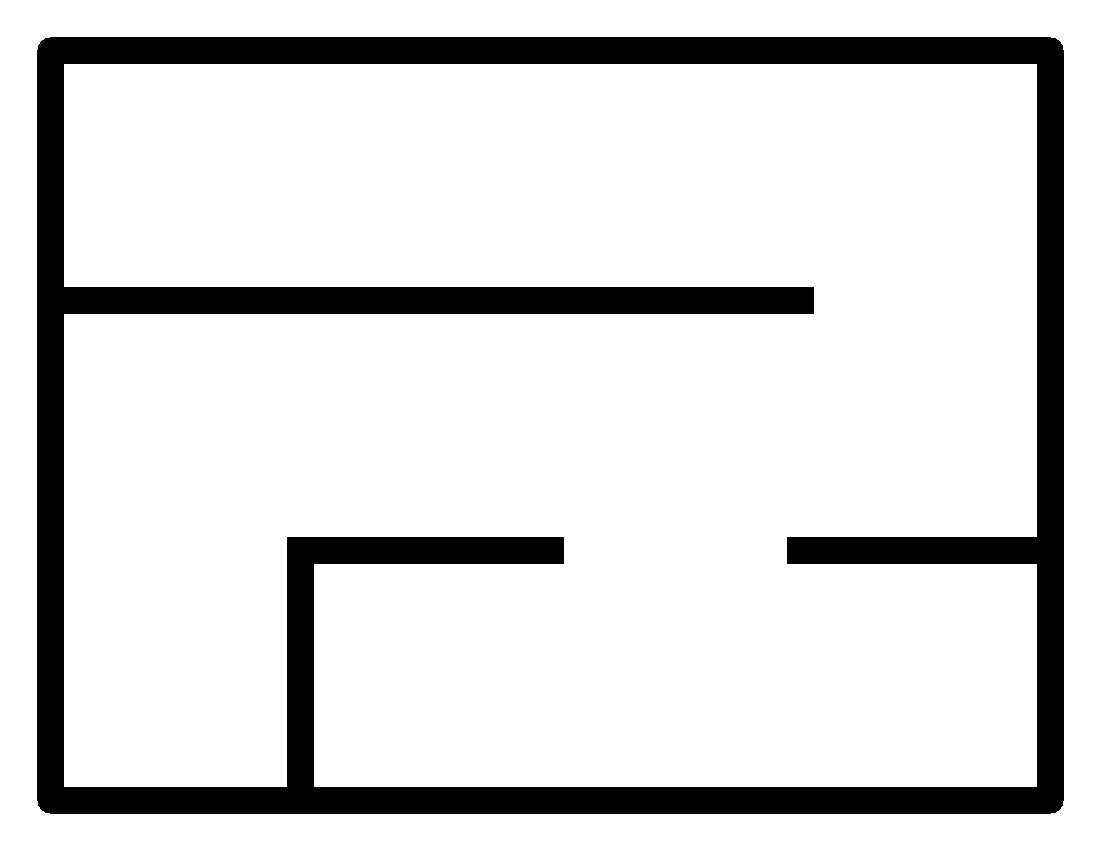
#> input picture src/MazeSolverCamera/maze.png, 1100 x 850 px
$ python -i capMaze.py   (imports and definitions only)
#> lines starting #> are read from the running program, lines starting #| are printed output that depends on the picture; after the words box and inside, x2 and y2 are one past the last pixel; in counts of white or black regions, pixels touching at a corner belong together
#> further down, picture is the input picture: shape (850, 1100, 3); 85.6% white; 1 black region, box (x1, y1, x2, y2) and area: (37, 37, 1064, 814) 134800
import cv2
import sys, os
import imutils.perspective
import skimage.filters
import numpy as np

DEBUG = False

def getMazeData(img, full=True):
#> called with full = True
    if DEBUG:
        cv2.imshow("src image", cv2.resize(img, (480, 270)))

    grey = cv2.cvtColor(img, cv2.COLOR_BGR2GRAY)
    grey = cv2.GaussianBlur(grey, (5, 5), 0)

    if DEBUG:
        cv2.imshow("grey blurred", cv2.resize(grey, (480, 270)))

    edges = cv2.Canny(grey, 45, 220)
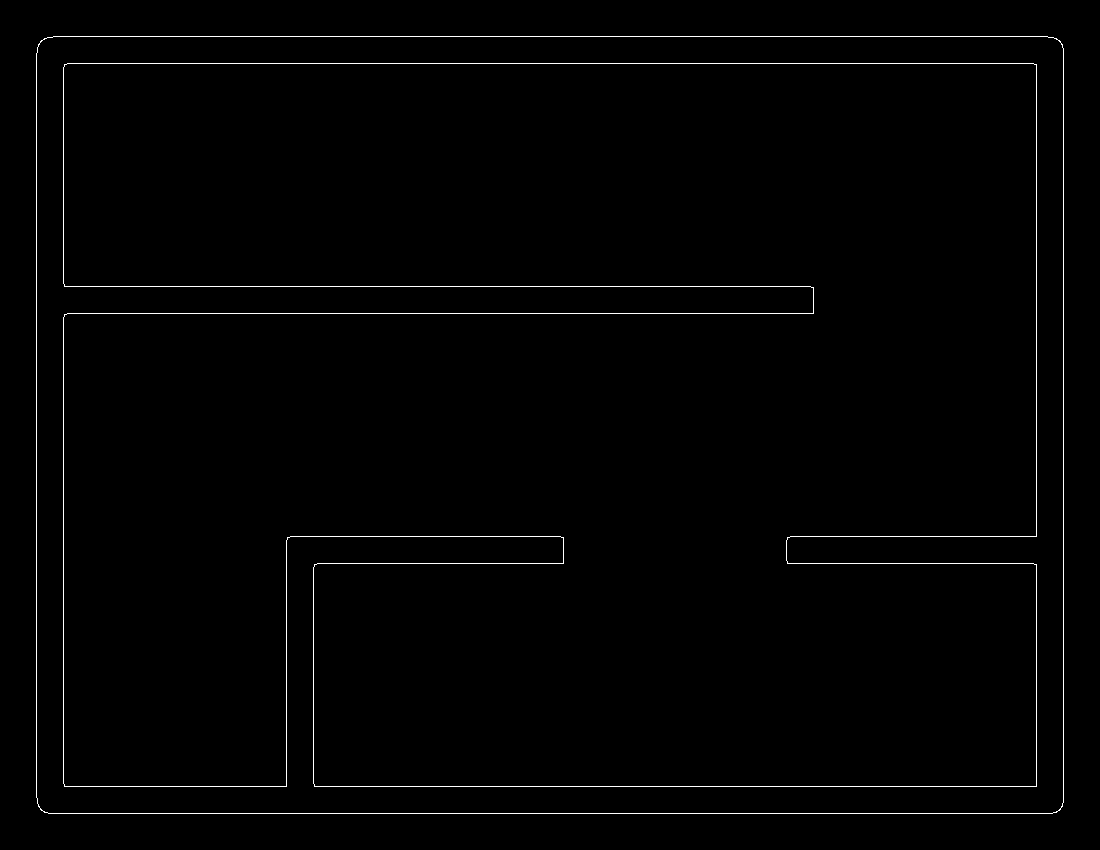
#> edges: shape (850, 1100); 1.1% white in thin lines or dots, all inside (x1, y1, x2, y2) = (36, 36, 1064, 814)

    if DEBUG:
        cv2.imshow("edges", cv2.resize(edges, (480, 270)))

    contours = cv2.findContours(edges.copy(), cv2.RETR_LIST, cv2.CHAIN_APPROX_SIMPLE)[1]
#> contours = 4 contours; box (x1, y1, x2, y2) and area: (36, 36, 1064, 814) 797774, (36, 36, 1064, 814) 797760, (63, 63, 1037, 787) 662972, (63, 63, 1037, 787) 662962
    contours = sorted(contours, key = cv2.contourArea, reverse=True)[:5] # find 5 largest contours

    if DEBUG:
        contourImg = img.copy()
        cv2.drawContours(contourImg, contours, -1, (0, 255, 0), 2)
        cv2.imshow("contours", cv2.resize(contourImg, (480, 270)))

    finalContour = None

    for contour in contours:
        rect = cv2.approxPolyDP(contour, 0.005 * cv2.arcLength(contour, True), True)
        if len(rect) == 4:
            finalContour = rect
            break
#> this loop made 1 pass
#> finalContour on pass 1: [[40, 41], [41, 810], [1060, 809], [1059, 40]]

    if finalContour is None:
        # print("No paper found")
        contourImg = img.copy()
        cv2.drawContours(contourImg, contours, -1, (0, 255, 0), 2)
        return contourImg, []
        sys.exit(0)

    if not full:
        finalContourImg = img.copy()
        cv2.drawContours(finalContourImg, [finalContour], -1, (0, 255, 0), 4)
        return finalContourImg, None

    if DEBUG:
        finalContourImg = img.copy()
        cv2.drawContours(finalContourImg, [finalContour], -1, (0, 255, 0), 4)
        cv2.imshow("paper", cv2.resize(finalContourImg, (480, 270)))

    mazeImg = imutils.perspective.four_point_transform(img, finalContour.reshape(4, 2))
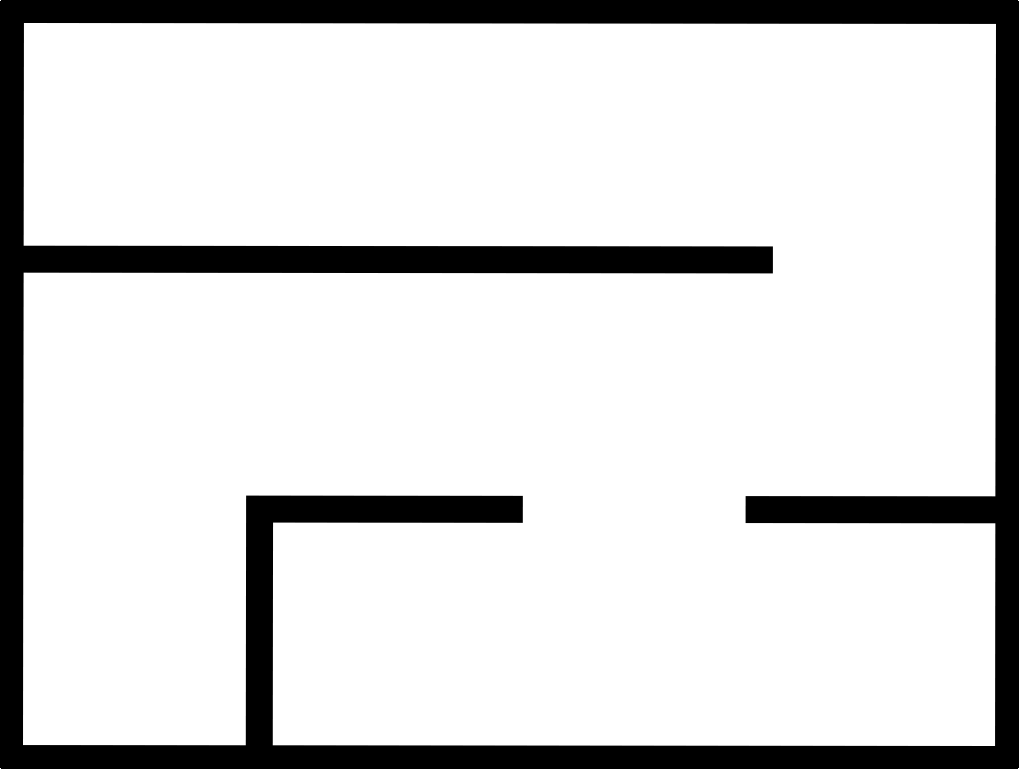
#> mazeImg: shape (769, 1019, 3); min 0, max 255, mean 215.3
    mazeImg = cv2.resize(mazeImg, (1100, 850))
#> mazeImg: shape (850, 1100, 3)
    mazeImgGrey = cv2.cvtColor(mazeImg, cv2.COLOR_BGR2GRAY)

    if DEBUG:
        cv2.imshow("top down view", cv2.resize(mazeImgGrey, (550, 425)))

    mazeImgThreshold = mazeImgGrey.copy()
    mazeImgThreshold[mazeImgThreshold > 90] = 1
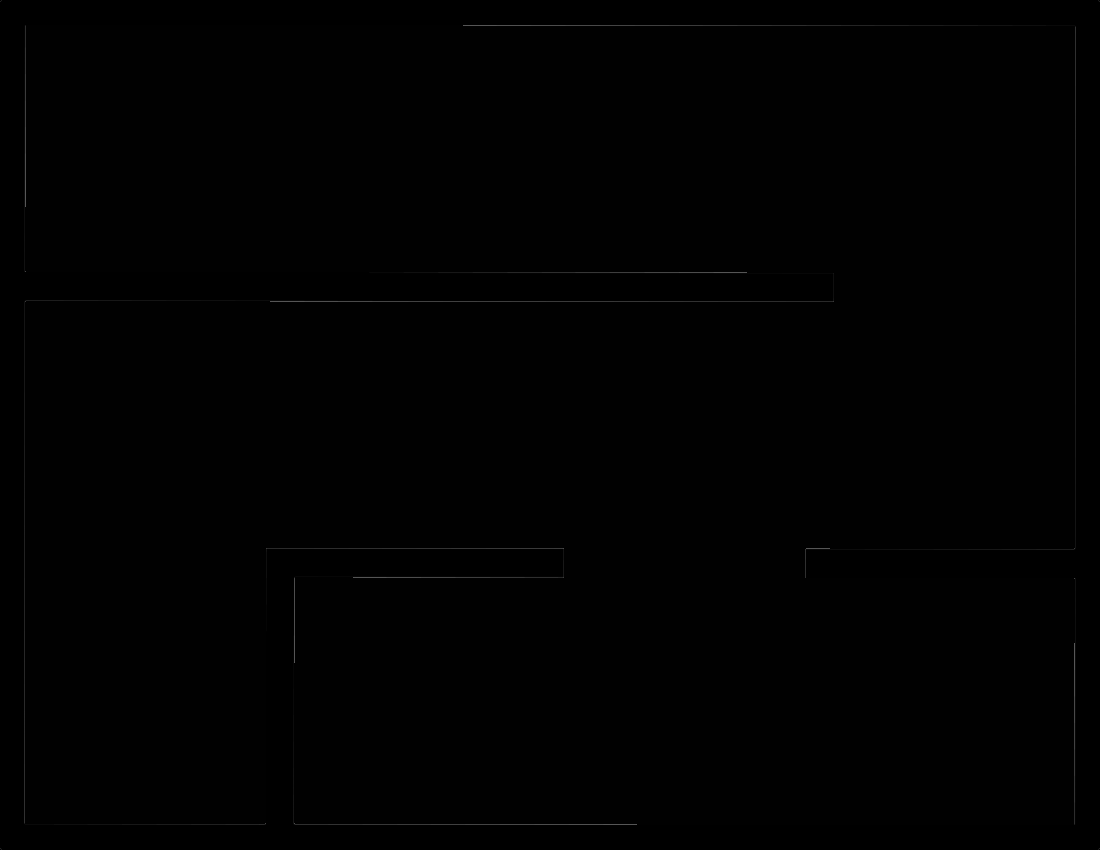
#> mazeImgThreshold: shape (850, 1100); min 0, max 90, mean 1.1
    mazeImgThreshold[mazeImgThreshold != 1] = 0
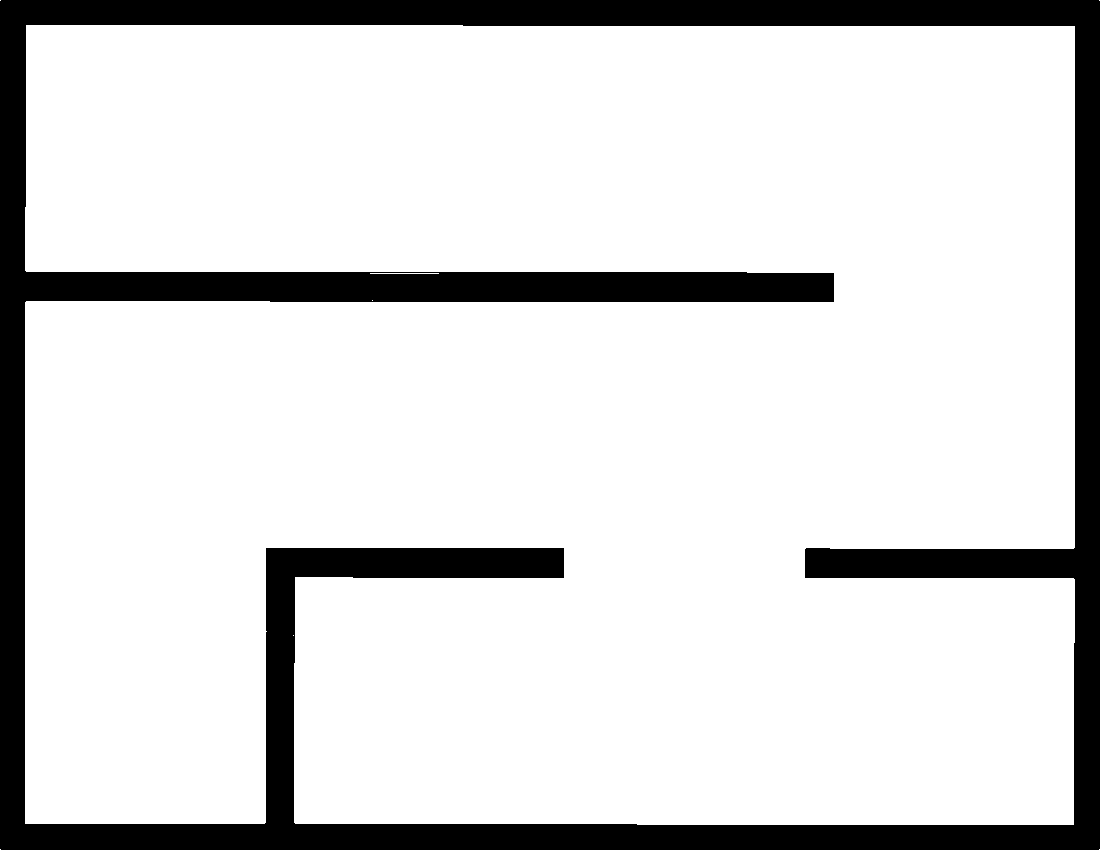
#> mazeImgThreshold: shape (850, 1100); values 0 (black) and 1 (white), 84.6% white; 1 black region, box (x1, y1, x2, y2) and area: (0, 0, 1100, 850) 144165
    #print(mazeImgThreshold)

    mazeImgThresholdDisp = mazeImgThreshold.copy()
    mazeImgThresholdDisp[mazeImgThresholdDisp == 1] = 255

    # 0 = left, 1 = right, 2 = up, 3 = down
    accessGrid = [[[] for i in range(4)] for j in range(3)]

    for y in range(3):
        for x in range(4):
            xC = 175 + 250 * x
            yC = 175 + 250 * y
            # x1, x2, y1, y2
            top = (xC - 110, xC + 110, yC - 140, yC - 110)
            bottom = (xC - 110, xC + 110, yC + 110, yC + 140)
            left = (xC - 140, xC - 110, yC - 110, yC + 110)
            right = (xC + 110, xC + 140, yC - 110, yC + 110)


            if np.average(mazeImgThreshold[left[2]:left[3], left[0]:left[1]].flatten()) > 0.7:
                accessGrid[y][x].append(0)

            if np.average(mazeImgThreshold[right[2]:right[3], right[0]:right[1]].flatten()) > 0.7:
                accessGrid[y][x].append(1)

            if np.average(mazeImgThreshold[top[2]:top[3], top[0]:top[1]].flatten()) > 0.7:
                accessGrid[y][x].append(2)

            if np.average(mazeImgThreshold[bottom[2]:bottom[3], bottom[0]:bottom[1]].flatten()) > 0.7:
                accessGrid[y][x].append(3)

    cv2.imshow("flat display", mazeImgThresholdDisp)
    #cv2.waitKey(25000)
    return mazeImgThresholdDisp, accessGrid

>>> import cv2
>>> picture = cv2.imread('maze.png')
>>> result = getMazeData(picture)
